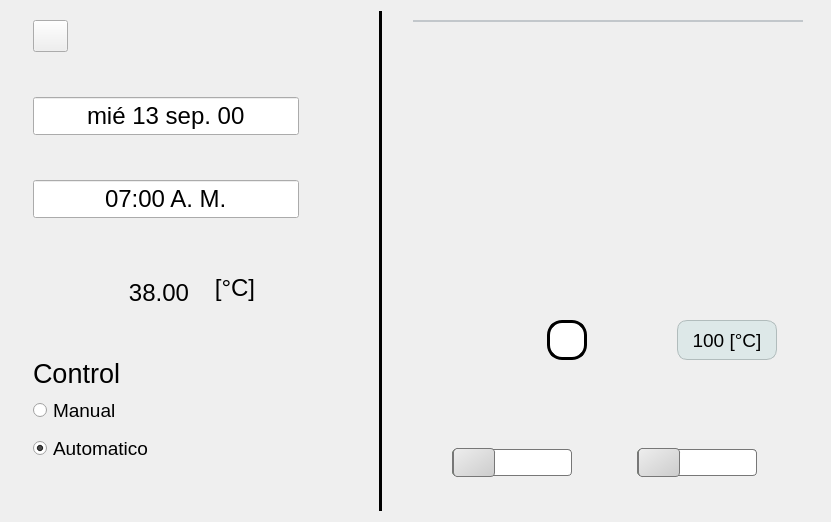
<?xml version="1.0" encoding="UTF-8"?>
<ui version="4.0">
 <class>Form</class>
 <widget class="QWidget" name="Form">
  <property name="geometry">
   <rect>
    <x>0</x>
    <y>0</y>
    <width>823</width>
    <height>518</height>
   </rect>
  </property>
  <property name="windowTitle">
   <string>Form</string>
  </property>
  <property name="locale">
   <locale language="Spanish" country="Mexico"/>
  </property>
  <layout class="QHBoxLayout" name="horizontalLayout_10">
   <item>
    <widget class="QLabel" name="label_13">
     <property name="maximumSize">
      <size>
       <width>10</width>
       <height>16777215</height>
      </size>
     </property>
     <property name="text">
      <string/>
     </property>
    </widget>
   </item>
   <item>
    <widget class="QWidget" name="widget" native="true">
     <property name="minimumSize">
      <size>
       <width>320</width>
       <height>500</height>
      </size>
     </property>
     <layout class="QVBoxLayout" name="verticalLayout">
      <item>
       <layout class="QHBoxLayout" name="horizontalLayout_4">
        <property name="sizeConstraint">
         <enum>QLayout::SetMinAndMaxSize</enum>
        </property>
        <item>
         <widget class="QPushButton" name="btn_info">
          <property name="minimumSize">
           <size>
            <width>25</width>
            <height>25</height>
           </size>
          </property>
          <property name="maximumSize">
           <size>
            <width>35</width>
            <height>35</height>
           </size>
          </property>
          <property name="styleSheet">
           <string notr="true">
QPushButton {
border-image: url(:/SISTEMA_CONTROL/IMAGENES/SISTEMA_CONTROL/info_on.png);
 }
QPushButton:hover {
border-image: url(:/SISTEMA_CONTROL/IMAGENES/SISTEMA_CONTROL/info_off.png);
}
QPushButton:pressed {
border-image: url(:/SISTEMA_CONTROL/IMAGENES/SISTEMA_CONTROL/info_on.png);
}
</string>
          </property>
          <property name="text">
           <string/>
          </property>
         </widget>
        </item>
        <item>
         <widget class="QLabel" name="label">
          <property name="maximumSize">
           <size>
            <width>16777215</width>
            <height>35</height>
           </size>
          </property>
          <property name="layoutDirection">
           <enum>Qt::LeftToRight</enum>
          </property>
          <property name="text">
           <string/>
          </property>
         </widget>
        </item>
       </layout>
      </item>
      <item>
       <widget class="QLabel" name="label_40">
        <property name="minimumSize">
         <size>
          <width>100</width>
          <height>10</height>
         </size>
        </property>
        <property name="text">
         <string/>
        </property>
       </widget>
      </item>
      <item>
       <layout class="QHBoxLayout" name="horizontalLayout_3">
        <property name="sizeConstraint">
         <enum>QLayout::SetMinAndMaxSize</enum>
        </property>
        <item>
         <widget class="QDateEdit" name="dateEdit_fecha">
          <property name="minimumSize">
           <size>
            <width>200</width>
            <height>40</height>
           </size>
          </property>
          <property name="maximumSize">
           <size>
            <width>600</width>
            <height>60</height>
           </size>
          </property>
          <property name="font">
           <font>
            <pointsize>18</pointsize>
           </font>
          </property>
          <property name="locale">
           <locale language="Spanish" country="Mexico"/>
          </property>
          <property name="alignment">
           <set>Qt::AlignCenter</set>
          </property>
          <property name="readOnly">
           <bool>true</bool>
          </property>
          <property name="buttonSymbols">
           <enum>QAbstractSpinBox::NoButtons</enum>
          </property>
          <property name="showGroupSeparator" stdset="0">
           <bool>false</bool>
          </property>
          <property name="dateTime">
           <datetime>
            <hour>0</hour>
            <minute>0</minute>
            <second>0</second>
            <year>2000</year>
            <month>9</month>
            <day>13</day>
           </datetime>
          </property>
          <property name="displayFormat">
           <string>ddd dd MMM yy</string>
          </property>
          <property name="calendarPopup">
           <bool>false</bool>
          </property>
         </widget>
        </item>
        <item>
         <widget class="QLabel" name="label_26">
          <property name="minimumSize">
           <size>
            <width>10</width>
            <height>0</height>
           </size>
          </property>
          <property name="maximumSize">
           <size>
            <width>30</width>
            <height>16777215</height>
           </size>
          </property>
          <property name="text">
           <string/>
          </property>
         </widget>
        </item>
       </layout>
      </item>
      <item>
       <widget class="QLabel" name="label_39">
        <property name="minimumSize">
         <size>
          <width>100</width>
          <height>10</height>
         </size>
        </property>
        <property name="text">
         <string/>
        </property>
       </widget>
      </item>
      <item>
       <layout class="QHBoxLayout" name="horizontalLayout_2">
        <property name="sizeConstraint">
         <enum>QLayout::SetMinAndMaxSize</enum>
        </property>
        <item>
         <widget class="QTimeEdit" name="timeEdit_tiempo">
          <property name="minimumSize">
           <size>
            <width>160</width>
            <height>40</height>
           </size>
          </property>
          <property name="maximumSize">
           <size>
            <width>600</width>
            <height>60</height>
           </size>
          </property>
          <property name="font">
           <font>
            <pointsize>18</pointsize>
            <weight>50</weight>
            <italic>false</italic>
            <bold>false</bold>
           </font>
          </property>
          <property name="locale">
           <locale language="Spanish" country="Mexico"/>
          </property>
          <property name="wrapping">
           <bool>false</bool>
          </property>
          <property name="alignment">
           <set>Qt::AlignCenter</set>
          </property>
          <property name="readOnly">
           <bool>true</bool>
          </property>
          <property name="buttonSymbols">
           <enum>QAbstractSpinBox::NoButtons</enum>
          </property>
          <property name="dateTime">
           <datetime>
            <hour>7</hour>
            <minute>0</minute>
            <second>0</second>
            <year>2000</year>
            <month>1</month>
            <day>1</day>
           </datetime>
          </property>
          <property name="displayFormat">
           <string>hh:mm AP</string>
          </property>
         </widget>
        </item>
        <item>
         <widget class="QLabel" name="label_14">
          <property name="minimumSize">
           <size>
            <width>10</width>
            <height>0</height>
           </size>
          </property>
          <property name="maximumSize">
           <size>
            <width>30</width>
            <height>16777215</height>
           </size>
          </property>
          <property name="text">
           <string/>
          </property>
         </widget>
        </item>
       </layout>
      </item>
      <item>
       <widget class="QLabel" name="label_38">
        <property name="minimumSize">
         <size>
          <width>100</width>
          <height>10</height>
         </size>
        </property>
        <property name="text">
         <string/>
        </property>
       </widget>
      </item>
      <item>
       <layout class="QHBoxLayout" name="horizontalLayout">
        <property name="sizeConstraint">
         <enum>QLayout::SetMinAndMaxSize</enum>
        </property>
        <item>
         <widget class="QLabel" name="label_4">
          <property name="minimumSize">
           <size>
            <width>80</width>
            <height>50</height>
           </size>
          </property>
          <property name="maximumSize">
           <size>
            <width>150</width>
            <height>90</height>
           </size>
          </property>
          <property name="styleSheet">
           <string notr="true">border-image: url(:/SISTEMA_CONTROL/IMAGENES/SISTEMA_CONTROL/termo.png);
padding:0px;
</string>
          </property>
          <property name="text">
           <string/>
          </property>
         </widget>
        </item>
        <item>
         <widget class="QLabel" name="bel_temp">
          <property name="minimumSize">
           <size>
            <width>80</width>
            <height>50</height>
           </size>
          </property>
          <property name="maximumSize">
           <size>
            <width>60</width>
            <height>40</height>
           </size>
          </property>
          <property name="font">
           <font>
            <pointsize>18</pointsize>
           </font>
          </property>
          <property name="text">
           <string>38.00</string>
          </property>
          <property name="alignment">
           <set>Qt::AlignCenter</set>
          </property>
         </widget>
        </item>
        <item>
         <widget class="QLabel" name="label_2">
          <property name="minimumSize">
           <size>
            <width>60</width>
            <height>50</height>
           </size>
          </property>
          <property name="maximumSize">
           <size>
            <width>60</width>
            <height>50</height>
           </size>
          </property>
          <property name="font">
           <font>
            <pointsize>18</pointsize>
           </font>
          </property>
          <property name="text">
           <string>[°C]</string>
          </property>
          <property name="alignment">
           <set>Qt::AlignCenter</set>
          </property>
         </widget>
        </item>
        <item>
         <widget class="QLabel" name="label_29">
          <property name="minimumSize">
           <size>
            <width>10</width>
            <height>0</height>
           </size>
          </property>
          <property name="text">
           <string/>
          </property>
         </widget>
        </item>
       </layout>
      </item>
      <item>
       <widget class="QLabel" name="label_12">
        <property name="minimumSize">
         <size>
          <width>100</width>
          <height>10</height>
         </size>
        </property>
        <property name="text">
         <string/>
        </property>
       </widget>
      </item>
      <item>
       <widget class="QLabel" name="label_3">
        <property name="minimumSize">
         <size>
          <width>150</width>
          <height>30</height>
         </size>
        </property>
        <property name="maximumSize">
         <size>
          <width>16777215</width>
          <height>60</height>
         </size>
        </property>
        <property name="font">
         <font>
          <pointsize>20</pointsize>
         </font>
        </property>
        <property name="text">
         <string>Control</string>
        </property>
        <property name="alignment">
         <set>Qt::AlignLeading|Qt::AlignLeft|Qt::AlignVCenter</set>
        </property>
       </widget>
      </item>
      <item>
       <widget class="QRadioButton" name="rb_controlManual">
        <property name="minimumSize">
         <size>
          <width>120</width>
          <height>20</height>
         </size>
        </property>
        <property name="maximumSize">
         <size>
          <width>16777215</width>
          <height>60</height>
         </size>
        </property>
        <property name="font">
         <font>
          <pointsize>14</pointsize>
         </font>
        </property>
        <property name="text">
         <string>Manual</string>
        </property>
       </widget>
      </item>
      <item>
       <widget class="QRadioButton" name="rb_controlAutomatico">
        <property name="minimumSize">
         <size>
          <width>120</width>
          <height>20</height>
         </size>
        </property>
        <property name="maximumSize">
         <size>
          <width>16777215</width>
          <height>60</height>
         </size>
        </property>
        <property name="font">
         <font>
          <pointsize>14</pointsize>
         </font>
        </property>
        <property name="text">
         <string>Automatico</string>
        </property>
        <property name="checked">
         <bool>true</bool>
        </property>
       </widget>
      </item>
      <item>
       <widget class="QLabel" name="label_41">
        <property name="minimumSize">
         <size>
          <width>100</width>
          <height>10</height>
         </size>
        </property>
        <property name="text">
         <string/>
        </property>
       </widget>
      </item>
     </layout>
    </widget>
   </item>
   <item>
    <widget class="QLabel" name="label_15">
     <property name="minimumSize">
      <size>
       <width>10</width>
       <height>0</height>
      </size>
     </property>
     <property name="text">
      <string/>
     </property>
    </widget>
   </item>
   <item>
    <widget class="QLabel" name="label_30">
     <property name="text">
      <string/>
     </property>
    </widget>
   </item>
   <item>
    <widget class="Line" name="line">
     <property name="styleSheet">
      <string notr="true">border: 5px solid black;</string>
     </property>
     <property name="orientation">
      <enum>Qt::Vertical</enum>
     </property>
    </widget>
   </item>
   <item>
    <widget class="QLabel" name="label_28">
     <property name="minimumSize">
      <size>
       <width>10</width>
       <height>0</height>
      </size>
     </property>
     <property name="text">
      <string/>
     </property>
    </widget>
   </item>
   <item>
    <widget class="QWidget" name="widget_4" native="true">
     <property name="minimumSize">
      <size>
       <width>400</width>
       <height>500</height>
      </size>
     </property>
     <layout class="QVBoxLayout" name="verticalLayout_4">
      <item>
       <widget class="QTabWidget" name="tabWidget">
        <property name="minimumSize">
         <size>
          <width>390</width>
          <height>250</height>
         </size>
        </property>
        <property name="maximumSize">
         <size>
          <width>16777215</width>
          <height>600</height>
         </size>
        </property>
        <property name="styleSheet">
         <string notr="true">
QTabWidget::pane { /* The tab widget frame */
/* La linea encabezado que se encuentra abajo de los cuadros de seleccion*/
    border-top: 2px solid #C2C7CB;
}

QTabWidget::tab-bar { 
/*Que tan alejado se encuentra el primer cuadro de seleccion de la parte izquierda del TabWiget*/
   left: 5px; /* move to the right by 5px */
}

/* Style the tab using the tab sub-control. Note that
    it reads QTabBar _not_ QTabWidget */
QTabBar::tab {
    background: qlineargradient(x1: 0, y1: 0, x2: 0, y2: 1,
                                stop: 0 #E1E1E1, stop: 0.4 #DDDDDD,
                                stop: 0.5 #D8D8D8, stop: 1.0 #D3D3D3);
    border: 2px solid #C4C4C3; /*contorno de los cuadros de seleccion*/
   
 /*linea de abajo del cuadro(s) que no esta(n) seleccionado(s)*/
    border-bottom-color:#C2C7CB; /* same as the pane color */

    border-top-left-radius: 10px; /*curvatura de los cuadros de seleccion*/
    border-top-right-radius: 4px; /*curvatura de los cuadros de seleccion*/
    min-width: 150px; /*ancho de cada casila*/
	min-height:40px;/*alto de cada casilla*/
    padding: 2px;
   font: 14pt &quot;MS Shell Dlg 2&quot;;
}

QTabBar::tab:selected, QTabBar::tab:hover {
background: qlineargradient(x1: 0, y1: 0, x2: 0, y2: 1,
                                stop: 0 #fafafa, stop: 0.4 #f4f4f4,
                                stop: 0.5 #e7e7e7, stop: 1.0 #fafafa);
}

QTabBar::tab:selected {
    border-color:#9B9B9B;/*Color del borde de la casilla que esta seleccionada*/
   /*borde del suelo del cuadro que esta seleccionado*/ 
   border-bottom-color: #C2C7CB; /* same as pane color */
}

QTabBar::tab:!selected {
   /*tamaño de superiodida de alto del cuadro seleccionado y los que no*/
    margin-top: 2px; /* make non-selected tabs look smaller */
    font: 14pt &quot;MS Shell Dlg 2&quot;; /*Tamaño de letra de los cuadros que no estan
   seleccionados*/
}

/* make use of negative margins for overlapping tabs */
QTabBar::tab:selected {
    /* expand/overlap to the left and right by 4px */
    margin-left: -4px;/*longitud que se alejara una casilla de la parte izquierda 
   cuando este seleccionada*/
    margin-right: -4px;
}

QTabBar::tab:first:selected {
    margin-left: 0; /* the first selected tab has nothing to overlap with on the left */
}

QTabBar::tab:last:selected {
 margin-right: 0; /* the last selected tab has nothing to overlap with on the right */
}

QTabBar::tab:only-one {
    margin: 0; /* if there is only one tab, we don't want overlapping margins */
}</string>
        </property>
        <property name="currentIndex">
         <number>-1</number>
        </property>
       </widget>
      </item>
      <item>
       <widget class="QWidget" name="widget_5" native="true">
        <property name="minimumSize">
         <size>
          <width>291</width>
          <height>200</height>
         </size>
        </property>
        <layout class="QHBoxLayout" name="horizontalLayout_7">
         <item>
          <widget class="QWidget" name="widget_3" native="true">
           <property name="minimumSize">
            <size>
             <width>150</width>
             <height>180</height>
            </size>
           </property>
           <layout class="QVBoxLayout" name="verticalLayout_3">
            <item>
             <layout class="QHBoxLayout" name="horizontalLayout_9">
              <item>
               <widget class="QLabel" name="label_9">
                <property name="maximumSize">
                 <size>
                  <width>100</width>
                  <height>40</height>
                 </size>
                </property>
                <property name="text">
                 <string/>
                </property>
               </widget>
              </item>
              <item>
               <widget class="QPushButton" name="btn_configFoco">
                <property name="minimumSize">
                 <size>
                  <width>30</width>
                  <height>30</height>
                 </size>
                </property>
                <property name="maximumSize">
                 <size>
                  <width>40</width>
                  <height>40</height>
                 </size>
                </property>
                <property name="styleSheet">
                 <string notr="true">border :3px solid black;
border-radius: 15px;
background-color: rgb(255,255,255);</string>
                </property>
                <property name="text">
                 <string/>
                </property>
               </widget>
              </item>
             </layout>
            </item>
            <item>
             <layout class="QHBoxLayout" name="horizontalLayout_8">
              <item>
               <widget class="QLabel" name="label_34">
                <property name="maximumSize">
                 <size>
                  <width>40</width>
                  <height>16777215</height>
                 </size>
                </property>
                <property name="text">
                 <string/>
                </property>
               </widget>
              </item>
              <item>
               <widget class="QLabel" name="bel_estadoFoco">
                <property name="minimumSize">
                 <size>
                  <width>100</width>
                  <height>70</height>
                 </size>
                </property>
                <property name="maximumSize">
                 <size>
                  <width>150</width>
                  <height>150</height>
                 </size>
                </property>
                <property name="styleSheet">
                 <string notr="true">border-image: url(:/SISTEMA_CONTROL/IMAGENES/SISTEMA_CONTROL/foco_off.png);</string>
                </property>
                <property name="text">
                 <string/>
                </property>
               </widget>
              </item>
              <item>
               <widget class="QLabel" name="label_35">
                <property name="maximumSize">
                 <size>
                  <width>40</width>
                  <height>16777215</height>
                 </size>
                </property>
                <property name="text">
                 <string/>
                </property>
               </widget>
              </item>
             </layout>
            </item>
            <item>
             <layout class="QHBoxLayout" name="horizontalLayout_13">
              <item>
               <widget class="QLabel" name="label_36">
                <property name="maximumSize">
                 <size>
                  <width>40</width>
                  <height>16777215</height>
                 </size>
                </property>
                <property name="text">
                 <string/>
                </property>
               </widget>
              </item>
              <item>
               <widget class="QSlider" name="hoSli_foco">
                <property name="minimumSize">
                 <size>
                  <width>100</width>
                  <height>35</height>
                 </size>
                </property>
                <property name="maximumSize">
                 <size>
                  <width>120</width>
                  <height>16777215</height>
                 </size>
                </property>
                <property name="styleSheet">
                 <string notr="true">QSlider::groove:horizontal {
border: 1px solid #bbb;
background: white;
height: 25px; /*ALTURA DE LA BARRA*/
border-radius: 4px;
text:&quot;roni&quot;;
}

QSlider::sub-page:horizontal {
background: qlineargradient(x1: 0, y1: 0,    x2: 0, y2: 1,
    stop: 0 #66e, stop: 1 #bbf);
background: rgb(33, 139, 14);/*qlineargradient(x1: 0, y1: 0.2, x2: 1, y2: 1,
    stop: 0 #bbf, stop: 1 #55f);*/
border: 1px solid #777;
height: 10px;
border-radius: 4px;
text:&quot;roni&quot;;
}

QSlider::add-page:horizontal {
background: #fff;   /*COLOR DE BARRA A LA IZQUIERDA*/
border: 1px solid #777;
height: 10px;
border-radius: 4px;
text:&quot;roni&quot;;
}

QSlider::handle:horizontal {
background: qlineargradient(x1:0, y1:0, x2:1, y2:1,stop:0 #eee, stop:1 #ccc); /*colo de la cosa que se mueve*/
border: 1px solid #777;
width: 40px; /* ancho de la barra que se  mueve*/
margin-top: -2px;
margin-bottom: -2px;
border-radius: 4px;
text:&quot;roni&quot;;
}

QSlider::handle:horizontal:hover {
background: qlineargradient(x1:0, y1:0, x2:1, y2:1,
    stop:0 #fff, stop:1 #ddd);
border: 1px solid #444;
border-radius: 4px;
text:&quot;roni&quot;;
}

QSlider::sub-page:horizontal:disabled {
background: #bbb;
border-color: #999;
text:&quot;roni&quot;;
}

QSlider::add-page:horizontal:disabled {
background: #eee;
border-color: #999;
text:&quot;roni&quot;;
}

QSlider::handle:horizontal:disabled {
background: #eee;
border: 1px solid #aaa;
border-radius: 4px;
text:&quot;roni&quot;;
}</string>
                </property>
                <property name="maximum">
                 <number>1</number>
                </property>
                <property name="singleStep">
                 <number>1</number>
                </property>
                <property name="pageStep">
                 <number>1</number>
                </property>
                <property name="tracking">
                 <bool>true</bool>
                </property>
                <property name="orientation">
                 <enum>Qt::Horizontal</enum>
                </property>
               </widget>
              </item>
              <item>
               <widget class="QLabel" name="label_37">
                <property name="maximumSize">
                 <size>
                  <width>40</width>
                  <height>16777215</height>
                 </size>
                </property>
                <property name="text">
                 <string/>
                </property>
               </widget>
              </item>
             </layout>
            </item>
           </layout>
          </widget>
         </item>
         <item>
          <widget class="QWidget" name="widget_2" native="true">
           <property name="minimumSize">
            <size>
             <width>150</width>
             <height>180</height>
            </size>
           </property>
           <layout class="QVBoxLayout" name="verticalLayout_2">
            <item>
             <layout class="QHBoxLayout" name="horizontalLayout_12">
              <item>
               <widget class="QLabel" name="label_27">
                <property name="maximumSize">
                 <size>
                  <width>100</width>
                  <height>40</height>
                 </size>
                </property>
                <property name="text">
                 <string/>
                </property>
               </widget>
              </item>
              <item>
               <widget class="QPushButton" name="btn_configVenti">
                <property name="minimumSize">
                 <size>
                  <width>100</width>
                  <height>30</height>
                 </size>
                </property>
                <property name="maximumSize">
                 <size>
                  <width>100</width>
                  <height>40</height>
                 </size>
                </property>
                <property name="font">
                 <font>
                  <pointsize>14</pointsize>
                 </font>
                </property>
                <property name="styleSheet">
                 <string notr="true">QPushButton:hover {
    background-color: #DDE8E8; 
	border: 1px solid #DAE7E7;
    border-radius: 10px;
}

QPushButton {
    background-color: #DDE8E8; 
	border: 1px solid #B1BCBC;
    border-radius: 10px;
}

QPushButton:pressed {
    background-color:#B8C0C0;
	border: 1px solid #B8C0C0;
    border-radius: 10px;
}

QPushButton:disabled {
    background-color: rgb(170, 170, 127)
}</string>
                </property>
                <property name="text">
                 <string>100 [°C]</string>
                </property>
               </widget>
              </item>
             </layout>
            </item>
            <item>
             <layout class="QHBoxLayout" name="horizontalLayout_5">
              <item>
               <widget class="QLabel" name="label_8">
                <property name="maximumSize">
                 <size>
                  <width>40</width>
                  <height>16777215</height>
                 </size>
                </property>
                <property name="text">
                 <string/>
                </property>
               </widget>
              </item>
              <item>
               <widget class="QLabel" name="bel_estadoVenti">
                <property name="minimumSize">
                 <size>
                  <width>100</width>
                  <height>70</height>
                 </size>
                </property>
                <property name="maximumSize">
                 <size>
                  <width>150</width>
                  <height>150</height>
                 </size>
                </property>
                <property name="styleSheet">
                 <string notr="true">border-image: url(:/SISTEMA_CONTROL/IMAGENES/SISTEMA_CONTROL/ventilador_off.png);
</string>
                </property>
                <property name="text">
                 <string/>
                </property>
               </widget>
              </item>
              <item>
               <widget class="QLabel" name="label_31">
                <property name="maximumSize">
                 <size>
                  <width>40</width>
                  <height>16777215</height>
                 </size>
                </property>
                <property name="text">
                 <string/>
                </property>
               </widget>
              </item>
             </layout>
            </item>
            <item>
             <layout class="QHBoxLayout" name="horizontalLayout_6">
              <item>
               <widget class="QLabel" name="label_32">
                <property name="maximumSize">
                 <size>
                  <width>40</width>
                  <height>16777215</height>
                 </size>
                </property>
                <property name="text">
                 <string/>
                </property>
               </widget>
              </item>
              <item>
               <widget class="QSlider" name="hoSli_venti">
                <property name="enabled">
                 <bool>true</bool>
                </property>
                <property name="minimumSize">
                 <size>
                  <width>100</width>
                  <height>35</height>
                 </size>
                </property>
                <property name="maximumSize">
                 <size>
                  <width>120</width>
                  <height>16777215</height>
                 </size>
                </property>
                <property name="styleSheet">
                 <string notr="true">QSlider::groove:horizontal {
border: 1px solid #bbb;
background: white;
height: 25px; /*ALTURA DE LA BARRA*/
border-radius: 4px;
}

QSlider::sub-page:horizontal {
/*background: qlineargradient(x1: 0, y1: 0,    x2: 0, y2: 1,
    stop: 0 #66e, stop: 1 #bbf);*/
background: rgb(33, 139, 14);
border: 1px solid #777;
height: 10px;
border-radius: 4px;
text:&quot;roni&quot;;
}

QSlider::add-page:horizontal {
background: #fff;   /*COLOR DE BARRA A LA IZQUIERDA*/
border: 1px solid #777;
height: 10px;
border-radius: 4px;
text:&quot;roni&quot;;
}

QSlider::handle:horizontal {
background: qlineargradient(x1:0, y1:0, x2:1, y2:1,stop:0 #eee, stop:1 #ccc); /*colo de la cosa que se mueve*/
border: 1px solid #777;
width: 40px; /* ancho de la barra que se  mueve*/
margin-top: -2px;
margin-bottom: -2px;
border-radius: 4px;
text:&quot;roni&quot;;
}

QSlider::handle:horizontal:hover {
background: qlineargradient(x1:0, y1:0, x2:1, y2:1,
    stop:0 #fff, stop:1 #ddd);
border: 1px solid #444;
border-radius: 4px;
text:&quot;roni&quot;;
}

QSlider::sub-page:horizontal:disabled {
background: #bbb;
background: qlineargradient(x1: 0, y1: 0.2, x2: 1, y2: 1,
    stop: 0 #058C4BCF, stop: 1 #058C4B);  /*rgb(33, 139, 14);*/
border-color: #999;
text:&quot;roni&quot;;
}

QSlider::add-page:horizontal:disabled {
background: #eee;
border-color: #999;
text:&quot;roni&quot;;
}

QSlider::handle:horizontal:disabled {
background: #eee;
border: 1px solid #aaa;
border-radius: 4px;
text:&quot;roni&quot;;
}</string>
                </property>
                <property name="maximum">
                 <number>1</number>
                </property>
                <property name="singleStep">
                 <number>1</number>
                </property>
                <property name="pageStep">
                 <number>1</number>
                </property>
                <property name="value">
                 <number>0</number>
                </property>
                <property name="tracking">
                 <bool>true</bool>
                </property>
                <property name="orientation">
                 <enum>Qt::Horizontal</enum>
                </property>
               </widget>
              </item>
              <item>
               <widget class="QLabel" name="label_33">
                <property name="maximumSize">
                 <size>
                  <width>40</width>
                  <height>16777215</height>
                 </size>
                </property>
                <property name="text">
                 <string/>
                </property>
               </widget>
              </item>
             </layout>
            </item>
           </layout>
          </widget>
         </item>
        </layout>
       </widget>
      </item>
     </layout>
    </widget>
   </item>
   <item>
    <widget class="QLabel" name="label_16">
     <property name="minimumSize">
      <size>
       <width>10</width>
       <height>0</height>
      </size>
     </property>
     <property name="maximumSize">
      <size>
       <width>50</width>
       <height>16777215</height>
      </size>
     </property>
     <property name="text">
      <string/>
     </property>
    </widget>
   </item>
  </layout>
 </widget>
 <resources>
  <include location="../../../IMAG.qrc"/>
 </resources>
 <connections/>
</ui>
